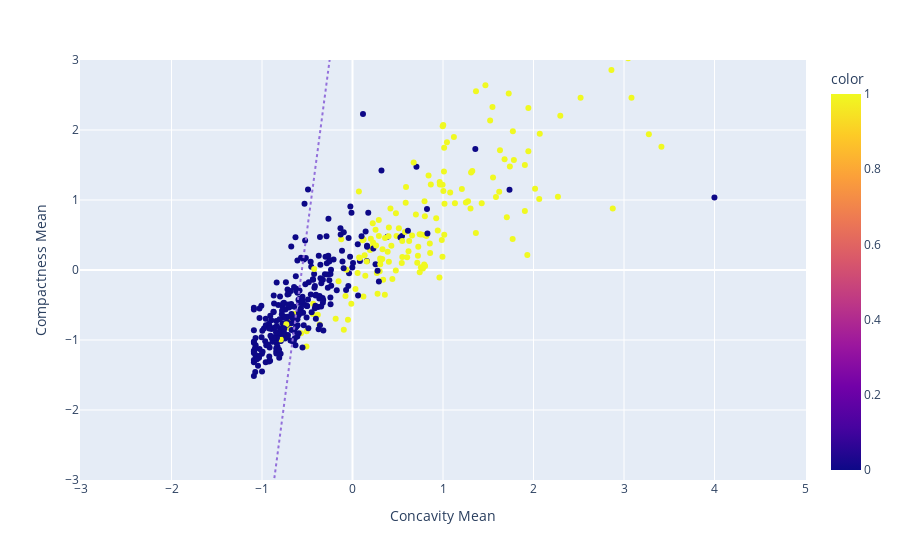

The notebook cell this image was saved under:
### Code cell
plot_decision_boundary("Concavity Mean", "Compactness Mean")

### Figure 1 — Plotly figure (JSON) as saved in the notebook; plotly's stock layout.template omitted (floating-point values rounded to 4 significant figures; data arrays with more than 128 entries replaced by an {"elided": "..."} marker saying what was removed)
{"data": [{"hovertemplate": "Concavity Mean=%{x}<br>Compactness Mean=%{y}<br>color=%{marker.color}<extra></extra>", "legendgroup": "", "marker": {"color": {"elided": "426 int values"}, "coloraxis": "coloraxis", "symbol": "circle"}, "mode": "markers", "name": "", "orientation": "v", "showlegend": false, "type": "scatter", "x": {"elided": "426 float values"}, "xaxis": "x", "y": {"elided": "426 float values"}, "yaxis": "y"}], "layout": {"coloraxis": {"colorbar": {"title": {"text": "color"}}, "colorscale": [[0, "#0d0887"], [0.1111, "#46039f"], [0.2222, "#7201a8"], [0.3333, "#9c179e"], [0.4444, "#bd3786"], [0.5556, "#d8576b"], [0.6667, "#ed7953"], [0.7778, "#fb9f3a"], [0.8889, "#fdca26"], [1, "#f0f921"]]}, "legend": {"tracegroupgap": 0}, "margin": {"t": 60}, "shapes": [{"line": {"color": "MediumPurple", "dash": "dot", "width": 2}, "type": "line", "x0": -3, "x1": 5, "y0": -23.88, "y1": 54.4}], "xaxis": {"anchor": "y", "domain": [0, 1], "title": {"text": "Concavity Mean"}}, "yaxis": {"anchor": "x", "domain": [0, 1], "range": [-3, 3], "title": {"text": "Compactness Mean"}}}}
